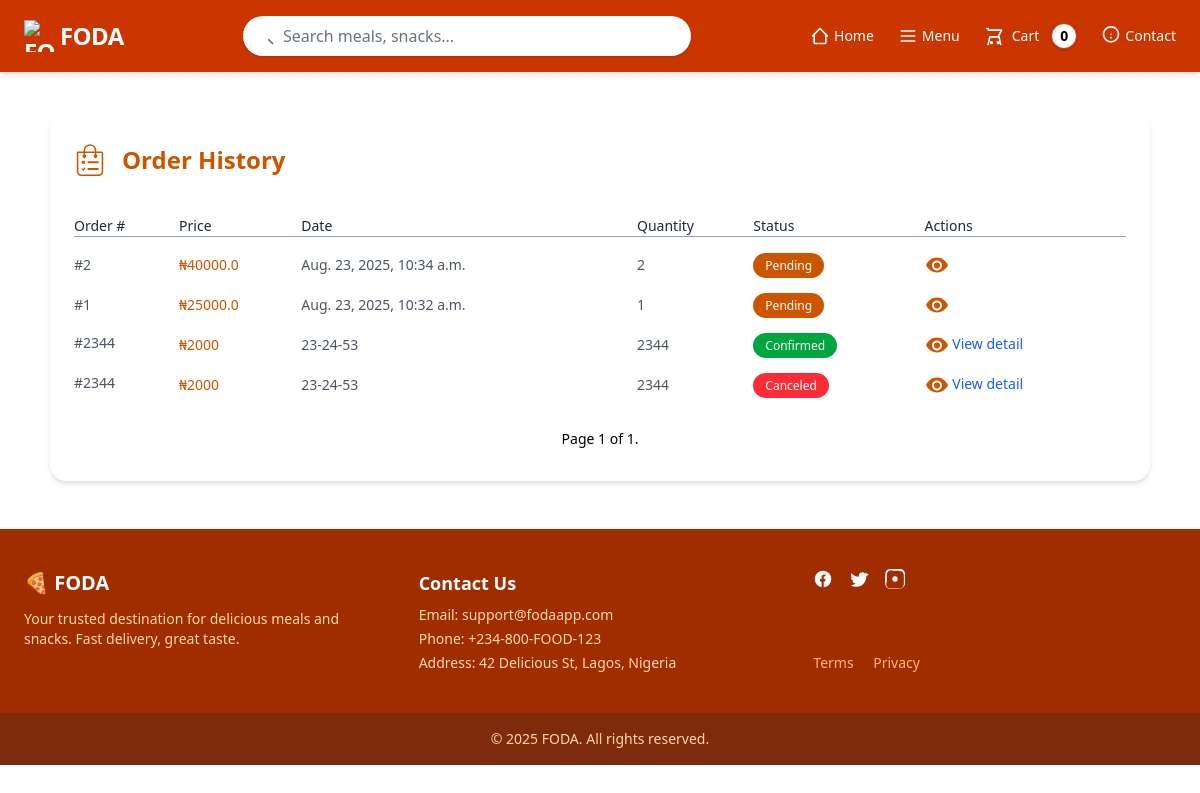
The app's page /dashboard/orders (signed in), older data.
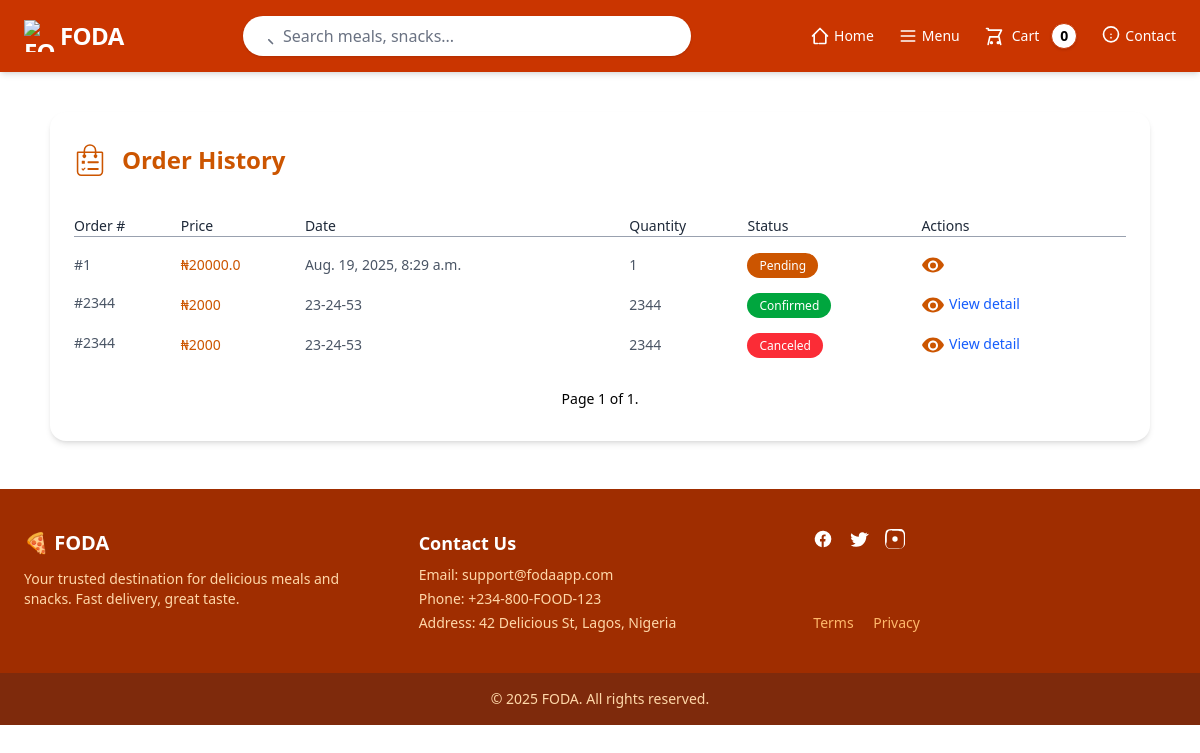
The same page, newer data.
### shop/models.py (models this page shows, shortened)
class Order(models.Model):
    first_name = models.CharField(max_length=50, null=True)
    last_name = models.CharField(max_length=50, null=True)
    phone = PhoneNumberField(region="NG", null=True)
    street = models.CharField( max_length=50, null=True,)
    city = models.CharField( max_length=50, null=True)
    state = models.CharField(max_length=50, null=True)
    country = models.CharField( max_length=50, null=True)
    user = models.ForeignKey('user.User', related_name='order', on_delete=models.CASCADE, null=True)
    order_date = models.DateTimeField(auto_now_add=True)
    paid = models.BooleanField(default=False)
    status = models.CharField(max_length=2, choices=Status, default=Status.PENDING)
    class Meta:
        ordering = ["-order_date"]
    def get_total_price(self):
        return sum(item.get_item_total() for item in self.order_item.all())
    def get_total_quantity(self):
        return sum(item.quantity for item in self.order_item.all())

class OrderItem(models.Model):
    order = models.ForeignKey(Order, on_delete=models.CASCADE, related_name="order_item")
    food = models.ForeignKey(Food, related_name='orders', on_delete=models.CASCADE)
    vendor = models.ForeignKey("vendor.Vendor", related_name='orders', on_delete=models.SET_NULL, null=True, blank=True)
    quantity = models.PositiveIntegerField(default=1)
    price = models.DecimalField(max_digits=10, decimal_places=2)
    status = models.CharField(max_length=2, choices=Status, default=Status.PENDING)
    def get_item_total(self):
        return float(self.quantity) * float(self.price)

### user/views.py (the view)
# urls.py: path("orders", views.OrderView.as_view(), name="orders"),
class OrderView(LoginRequiredMixin, ListView):
    model = Order
    template_name = "user/orders_list.html"
    paginate_by = 5
    ordering = "-order_date"
    context_object_name = "orders"
    def get_queryset(self):
        return super().get_queryset().filter(user=self.request.user)

### cart/cart.py (called while the page is built)
    def __len__(self):
        return len(self.cart)

### cart/context_processors.py (called while the page is built)
def cart(request):
    return{
        'cart': Cart(request)
    }

### user/templates/user/orders_list.html (shortened to what this page needs)
{% extends "base.html" %}
{% block content %}
<section class="w-11/12 bg-white rounded-2xl shadow-md px-6 py-8 mb-12 mt-10 max-w-7xl mx-auto">
  <h1 class="mb-6 flex items-center gap-4 text-2xl font-semibold text-burntOrange-700">
    Order History
  </h1>
  {% if orders %}
  <div class="overflow-x-auto">
    <table class="order-table">
      <thead>
        <tr>
          <th>Order #</th>
          <th>Price</th>
          <th>Date</th>
          <th>Quantity</th>
          <th>Status</th>
          <th>Actions</th>
        </tr>
      </thead>
      <tbody class="divide-y divide-gray-100">
        {% for order in orders %}
        <tr class="hover:bg-gray-50 transition">
          <td class="font-medium t-row" data-label="Order #:">#{{order.id}}</td>
          <td class="text-burntOrange-700 t-row" data-label="Price:">₦{{order.get_total_price}}</td>
          <td class="t-row" data-label="Date:">{{order.order_date}}</td>
          <td class="t-row" data-label="Quantity:">{{order.get_total_quantity}}</td>
          <td class="t-row" data-label="Status:">
            <span class="px-3 py-1 rounded-full text-white text-xs {% if order.get_status_display == 'Pending' %}bg-burntOrange-700{% elif order.get_status_display == 'Confirmed' %}bg-green-600{% elif order.get_status_display == 'Canceled' %}bg-red-500{% else %}bg-gray-500{% endif %}">
              {{ order.get_status_display }}
            </span>
          <td><a href="#" class="text-blue-600 hover:underline">
              </a>
            </td>
        </tr>
        {% endfor %}
        <tr>
          <td class="flex items-center">
            <span>#2344</span>
          </td>
          <td class="text-burntOrange-700">₦2000</td>
          <td>23-24-53</td>
          <td>2344</td>
          <td><span class="px-3 py-1 rounded-full text-white text-xs bg-green-600">Confirmed</span></td>
          <td><a href="#" class="text-blue-600 hover:underline">
                View detail</a></td>
        </tr>
        <tr>
          <td class="flex items-center">
            <span>#2344</span>
          </td>
          <td class="text-burntOrange-700">₦2000</td>
          <td>23-24-53</td>
          <td>2344</td>
          <td><span class="px-3 py-1 rounded-full text-white text-xs bg-red-500">Canceled</span></td>
          <td><a href="#" class="text-blue-600 hover:underline">
                View detail</a></td>
        </tr>
      </tbody>
    </table>
    <div class="pagination flex gap-2 justify-center mt-4 text-sm items-center">
      <span class="step-links flex gap-2 items-center">
          <span class="current">
              Page {{ page_obj.number }} of {{ page_obj.paginator.num_pages }}.
          </span>
      </span>
    </div>
  </div>
  {% endif %}
</section>
{% endblock content %}

Row changes from the older to the newer data that the page shows:
removed Order: id "2", get_total_price "40000.0", order_date "Aug. 23, 2025, 10:34 a.m.", get_total_quantity "2", status "Pending"
changed Order "Pending": get_total_price "25000.0" → "20000.0"; order_date "Aug. 23, 2025, 10:32 a.m." → "Aug. 19, 2025, 8:29 a.m."
